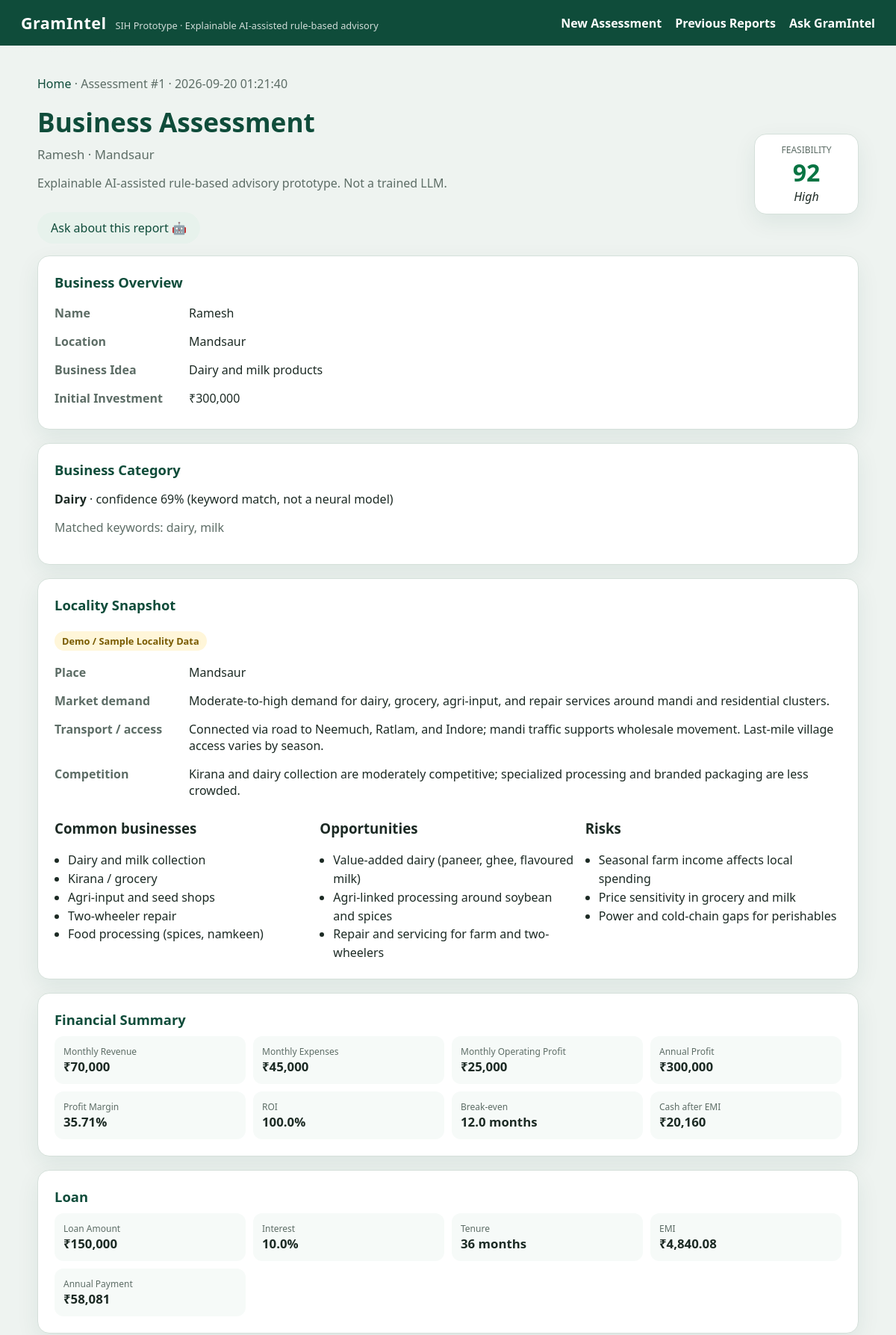
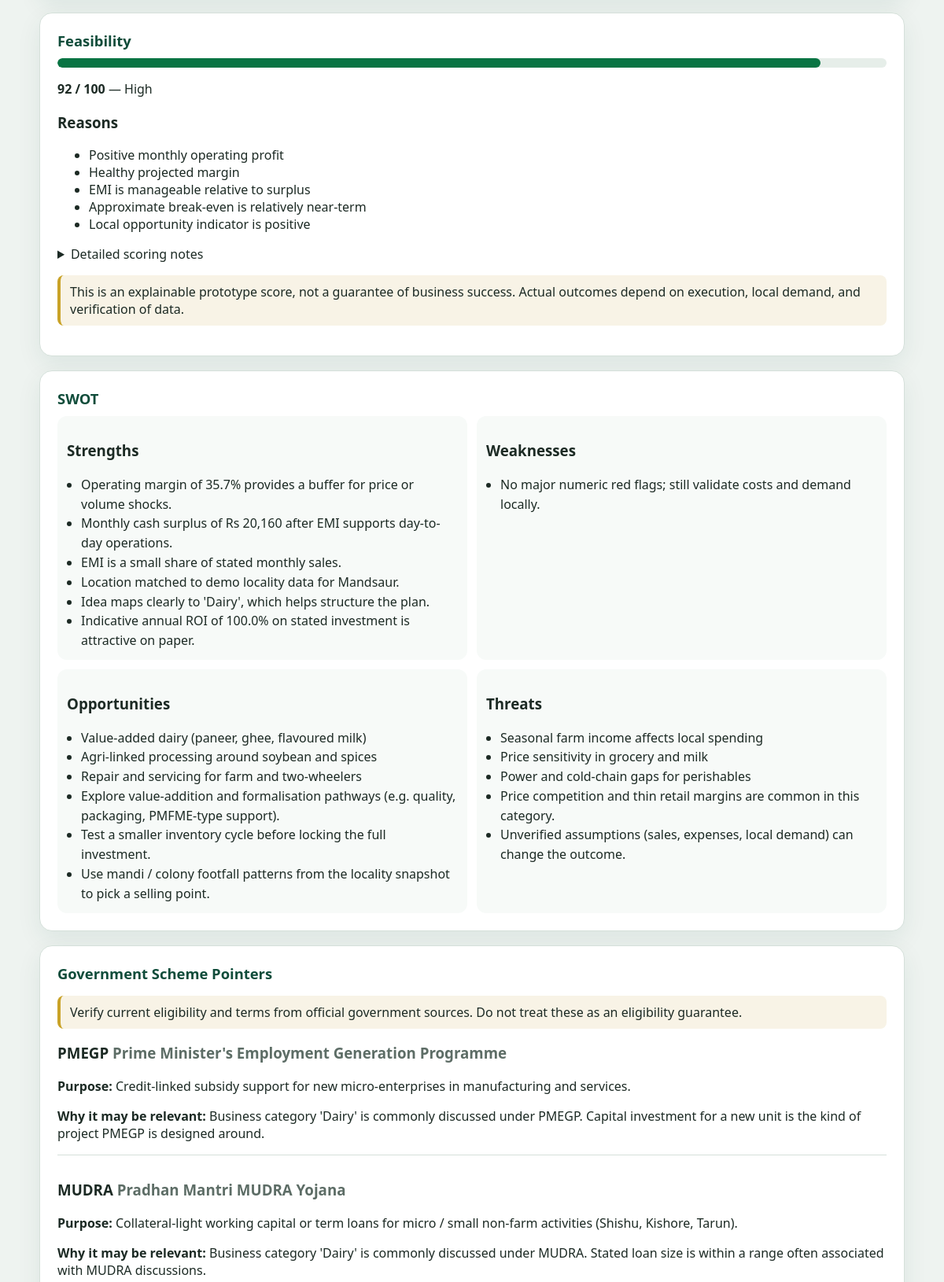
The page /report/1 (upper part) on the database its author committed (2 pictures, top to bottom).
### tables this page shows
CREATE TABLE reports (
            id INTEGER PRIMARY KEY AUTOINCREMENT,
            name TEXT,
            location TEXT,
            business_idea TEXT,
            category TEXT,
            investment REAL,
            monthly_sales REAL,
            monthly_expenses REAL,
            loan_amount REAL,
            interest_rate REAL,
            loan_tenure INTEGER,
            revenue REAL,
            profit REAL,
            profit_margin REAL,
            emi REAL,
            roi REAL,
            break_even REAL,
            feasibility_score INTEGER,
            feasibility_reasons TEXT,
            swot_data TEXT,
            recommendations TEXT,
            created_at TEXT
        );

### app.py (the view)
@app.route("/report/<int:report_id>")
def report(report_id):
    try:
        row = database.get_report(report_id)
        if not row:
            flash("Report not found. Please generate a business assessment first.")
            return redirect(url_for("reports"))
        return render_template("report.html", data=hydrate_report(row))
    except Exception:
        traceback.print_exc()
        flash("Could not open this report.")
        return redirect(url_for("reports"))

### app.py (called while the page is built)
def inputs_from_report(report):
    return {
        "investment": report["investment"],
        "monthly_sales": report["monthly_sales"],
        "monthly_expenses": report["monthly_expenses"],
        "loan_amount": report["loan_amount"],
        "interest_rate": report["interest_rate"],
        "loan_tenure": report["loan_tenure"],
    }

def hydrate_report(report):
    assessment = build_assessment({
        "name": report["name"],
        "location": report["location"],
        "business_idea": report["business_idea"],
        **inputs_from_report(report),
    })
    assessment["id"] = report["id"]
    assessment["created_at"] = report["created_at"]
    return assessment

### business_classifier.py (called while the page is built)
def classify_business(idea):
    text = (idea or "").strip().lower()
    if not text:
        return {"category": "Other", "confidence": 0.2, "matched_keywords": []}
    best_category = "Other"
    best_hits = []
    best_score = 0
    for category, keywords in CATEGORIES.items():
        hits = [kw for kw in keywords if kw in text]
        score = 0
        for kw in hits:
            score += 2 if " " in kw else 1
        if score > best_score:
            best_score = score
            best_category = category
            best_hits = hits
    if best_score == 0:
        return {"category": "Other", "confidence": 0.35, "matched_keywords": []}
    confidence = min(0.95, 0.45 + (best_score * 0.12))
    return {
        "category": best_category,
        "confidence": round(confidence, 2),
        "matched_keywords": best_hits,
    }

### database.py (called while the page is built)
def get_connection():
    os.makedirs(DATA_DIR, exist_ok=True)
    conn = sqlite3.connect(DB_PATH)
    conn.row_factory = sqlite3.Row
    return conn

def get_report(report_id):
    conn = get_connection()
    row = conn.execute("SELECT * FROM reports WHERE id = ?", (report_id,)).fetchone()
    conn.close()
    return dict(row) if row else None

### financial_engine.py (called while the page is built)
def _to_float(value, default=0.0):
    try:
        if value is None or value == "":
            return default
        if isinstance(value, str):
            value = value.replace(",", "").strip()
        number = float(value)
        if number != number:  # NaN
            return default
        if number == float("inf") or number == float("-inf"):
            return default
        return number
    except (TypeError, ValueError, OverflowError):
        return default

### templates/report.html (shortened to what this page needs)
{% extends "base.html" %}
{% block content %}
<p class="crumb"><a href="{{ url_for('index') }}">Home</a> · Assessment #{{ data.id }} · {{ data.created_at }}</p>
<header class="report-head">
    <div>
        <h1>Business Assessment</h1>
        <p class="subtitle">{{ data.name }} · {{ data.location }}</p>
        <p class="muted">Explainable AI-assisted rule-based advisory prototype. Not a trained LLM.</p>
        <button type="button" class="btn secondary" id="open-chat-heading">Ask about this report 🤖</button>
    </div>
    <div class="score-chip {{ data.feasibility.feasibility_band|lower }}">
        <span>Feasibility</span>
        <strong>{{ data.feasibility.feasibility_score }}</strong>
        <em>{{ data.feasibility.status }}</em>
    </div>
</header>
<section class="card">
    <h2>Business Overview</h2>
    <table class="kv">
        <tr><th>Name</th><td>{{ data.name }}</td></tr>
        <tr><th>Location</th><td>{{ data.location }}</td></tr>
        <tr><th>Business Idea</th><td>{{ data.business_idea }}</td></tr>
        <tr><th>Initial Investment</th><td>₹{{ "{:,.0f}".format(data.financials.investment) }}</td></tr>
    </table>
</section>
<section class="card">
    <h2>Business Category</h2>
    <p><strong>{{ data.classification.category }}</strong>
        · confidence {{ "%.0f"|format(data.classification.confidence * 100) }}%
        (keyword match, not a neural model)
    </p>
    {% if data.classification.matched_keywords %}
        <p class="muted">Matched keywords: {{ data.classification.matched_keywords|join(", ") }}</p>
    {% endif %}
</section>
<section class="card">
    <h2>Locality Snapshot</h2>
    <p class="badge">{{ data.locality.label }}</p>
    <table class="kv">
        <tr><th>Place</th><td>{{ data.locality.name }}{% if not data.locality.matched %} (unmatched — generic demo profile){% endif %}</td></tr>
        <tr><th>Market demand</th><td>{{ data.locality.market_demand }}</td></tr>
        <tr><th>Transport / access</th><td>{{ data.locality.transport_access }}</td></tr>
        <tr><th>Competition</th><td>{{ data.locality.competition }}</td></tr>
    </table>
    <div class="split">
        <div>
            <h3>Common businesses</h3>
            <ul>{% for item in data.locality.common_businesses %}<li>{{ item }}</li>{% endfor %}</ul>
        </div>
        <div>
            <h3>Opportunities</h3>
            <ul>{% for item in data.locality.opportunities %}<li>{{ item }}</li>{% endfor %}</ul>
        </div>
        <div>
            <h3>Risks</h3>
            <ul>{% for item in data.locality.risks %}<li>{{ item }}</li>{% endfor %}</ul>
        </div>
    </div>
</section>
<section class="card">
    <h2>Financial Summary</h2>
    <div class="metrics">
        <div class="metric"><span>Monthly Revenue</span><strong>₹{{ "{:,.0f}".format(data.financials.revenue) }}</strong></div>
        <div class="metric"><span>Monthly Expenses</span><strong>₹{{ "{:,.0f}".format(data.financials.monthly_expenses) }}</strong></div>
        <div class="metric"><span>Monthly Operating Profit</span><strong>₹{{ "{:,.0f}".format(data.financials.profit) }}</strong></div>
        <div class="metric"><span>Annual Profit</span><strong>₹{{ "{:,.0f}".format(data.financials.annual_profit) }}</strong></div>
        <div class="metric"><span>Profit Margin</span><strong>{{ data.financials.profit_margin }}%</strong></div>
        <div class="metric"><span>ROI</span><strong>{{ data.financials.roi }}%</strong></div>
        <div class="metric"><span>Break-even</span><strong>
            {% if data.financials.break_even %}{{ data.financials.break_even }} months
            {% else %}Not reachable with current profit{% endif %}
        </strong></div>
        <div class="metric"><span>Cash after EMI</span><strong>₹{{ "{:,.0f}".format(data.financials.monthly_cash_surplus) }}</strong></div>
    </div>
</section>
<section class="card">
    <h2>Loan</h2>
    <div class="metrics">
        <div class="metric"><span>Loan Amount</span><strong>₹{{ "{:,.0f}".format(data.financials.loan_amount) }}</strong></div>
        <div class="metric"><span>Interest</span><strong>{{ data.financials.interest_rate }}%</strong></div>
        <div class="metric"><span>Tenure</span><strong>{{ data.financials.loan_tenure }} months</strong></div>
        <div class="metric"><span>EMI</span><strong>₹{{ "{:,.2f}".format(data.financials.emi) }}</strong></div>
        <div class="metric"><span>Annual Payment</span><strong>₹{{ "{:,.0f}".format(data.financials.annual_loan_payment) }}</strong></div>
    </div>
</section>
<section class="card">
    <h2>Feasibility</h2>
    <div class="progress"><div class="bar band-{{ data.feasibility.feasibility_band|lower }}" style="width: {{ data.feasibility.feasibility_score }}%"></div></div>
    <p><strong>{{ data.feasibility.feasibility_score }} / 100</strong> — {{ data.feasibility.status }}</p>
    <h3>Reasons</h3>
    <ul>
        {% for reason in data.feasibility.display_reasons %}
            <li>{{ reason }}</li>
        {% endfor %}
    </ul>
    <details>
        <summary>Detailed scoring notes</summary>
    </details>
    <p class="disclaimer">{{ data.feasibility.disclaimer }}</p>
</section>
<section class="card">
    <h2>SWOT</h2>
    <div class="swot">
        <div><h3>Strengths</h3><ul>{% for item in data.swot.strengths %}<li>{{ item }}</li>{% endfor %}</ul></div>
        <div><h3>Weaknesses</h3><ul>{% for item in data.swot.weaknesses %}<li>{{ item }}</li>{% endfor %}</ul></div>
        <div><h3>Opportunities</h3><ul>{% for item in data.swot.opportunities %}<li>{{ item }}</li>{% endfor %}</ul></div>
        <div><h3>Threats</h3><ul>{% for item in data.swot.threats %}<li>{{ item }}</li>{% endfor %}</ul></div>
    </div>
</section>
<section class="card">
    <h2>Government Scheme Pointers</h2>
    <p class="disclaimer">{{ data.scheme_disclaimer }} Do not treat these as an eligibility guarantee.</p>
    <div class="scheme-list">
        {% for s in data.schemes %}
            <article class="scheme">
                <h3>{{ s.scheme }} <span class="muted">{{ s.full_name }}</span></h3>
                <p><strong>Purpose:</strong> {{ s.purpose }}</p>
                <p><strong>Why it may be relevant:</strong> {{ s.why_relevant }}</p>
            </article>
        {% endfor %}
    </div>
</section>
{% endblock %}

### static/style.css (style rules this page uses)
:root { --green: #0f4c3a; --green-2: #1a6b52; --gold: #c9a227; --bg: #eef3f0; --card: #ffffff; --ink: #1c2a24; --muted: #5d6d66; --line: #d5e0da; --low: #b42318; --mid: #b54708; --high: #087443; --radius: 16px; --shadow: 0 10px 30px rgba(15, 76, 58, 0.08); }
* { box-sizing: border-box; }
html, body { margin: 0; padding: 0; }
body { font-family: "Segoe UI", system-ui, -apple-system, sans-serif; background: radial-gradient(1200px 500px at 10% -10%, #dceee6, transparent), var(--bg); color: var(--ink); min-height: 100vh; display: flex; flex-direction: column; }
a { color: var(--green); text-decoration: none; }
.hero h1, .report-head h1 { margin: 0; font-size: 2.2rem; color: var(--green); }
.subtitle { margin: 8px 0 0; color: var(--muted); font-size: 1.05rem; }
.card { background: var(--card); border-radius: var(--radius); padding: 22px; box-shadow: var(--shadow); border: 1px solid var(--line); margin-bottom: 18px; }
.card h2 { margin: 0 0 10px; font-size: 1.15rem; color: var(--green); }
.muted { color: var(--muted); }
.disclaimer { background: #f8f3e6; border-left: 4px solid var(--gold); padding: 10px 12px; border-radius: 8px; }
.btn { border: 0; border-radius: 999px; padding: 10px 18px; font-weight: 700; cursor: pointer; font: inherit; display: inline-block; text-align: center; }
.btn.secondary { background: #e7f2ec; color: var(--green); }
.report-head { display: flex; justify-content: space-between; gap: 16px; align-items: center; margin-bottom: 16px; flex-wrap: wrap; }
.score-chip { min-width: 140px; text-align: center; background: #fff; border-radius: 16px; padding: 12px 18px; border: 1px solid var(--line); box-shadow: var(--shadow); }
.score-chip span { display: block; font-size: 0.75rem; color: var(--muted); text-transform: uppercase; }
.score-chip strong { font-size: 2rem; display: block; }
.score-chip.high strong { color: var(--high); }
.kv { width: 100%; border-collapse: collapse; }
.kv th { text-align: left; width: 180px; color: var(--muted); padding: 8px 8px 8px 0; vertical-align: top; }
.kv td { padding: 8px 0; }
.badge { display: inline-block; background: #fff6d9; color: #7a5b00; border-radius: 999px; padding: 4px 10px; font-size: 0.8rem; font-weight: 700; margin-bottom: 10px; }
.split { display: grid; grid-template-columns: repeat(3, 1fr); gap: 12px; }
.split ul, .swot ul, .recs { margin: 8px 0 0; padding-left: 18px; line-height: 1.55; }
.metrics { display: grid; grid-template-columns: repeat(4, 1fr); gap: 10px; }
.metric { background: #f6faf8; border-radius: 12px; padding: 12px; }
.metric span { display: block; font-size: 0.75rem; color: var(--muted); }
.metric strong { font-size: 1.05rem; }
.progress { height: 12px; background: #e6eee9; border-radius: 999px; overflow: hidden; margin: 8px 0 12px; }
.bar { height: 100%; border-radius: 999px; }
.bar.band-high { background: var(--high); }
.swot { display: grid; grid-template-columns: 1fr 1fr; gap: 12px; }
.swot > div { background: #f7faf8; border-radius: 12px; padding: 12px; }
.scheme { border-top: 1px solid var(--line); padding-top: 12px; margin-top: 12px; }
.scheme:first-child { border-top: 0; margin-top: 0; padding-top: 0; }
.crumb { color: var(--muted); }
.report-head .btn { margin-top: 12px; }

### rows shown on the page
reports: id "1", created_at "2026-09-20 01:21:40", name "Ramesh", location "Mandsaur", business_idea "Dairy and milk products", classification.category "Dairy", locality.name "Mandsaur"

### other values the page prints
{{ data.feasibility.feasibility_score }} "92"
{{ data.feasibility.status }} "High"
{{ "{:,.0f}".format(data.financials.investment) }} "300,000"
{{ "%.0f"|format(data.classification.confidence * 100) }} "69"
{{ data.classification.matched_keywords|join(", ") }} "dairy, milk"
{{ data.locality.label }} "Demo / Sample Locality Data"
{{ data.locality.market_demand }} "Moderate-to-high demand for dairy, grocery, agri-input, and repair services around mandi and residential clusters."
{{ data.locality.transport_access }} "Connected via road to Neemuch, Ratlam, and Indore; mandi traffic supports wholesale movement. Last-mile village access varies by season."
{{ data.locality.competition }} "Kirana and dairy collection are moderately competitive; specialized processing and branded packaging are less crowded."
{{ item }} "Dairy and milk collection" "Kirana / grocery" "Agri-input and seed shops" "Two-wheeler repair" "Food processing (spices, namkeen)"
{{ item }} "Value-added dairy (paneer, ghee, flavoured milk)" "Agri-linked processing around soybean and spices" "Repair and servicing for farm and two-wheelers"
{{ item }} "Seasonal farm income affects local spending" "Price sensitivity in grocery and milk" "Power and cold-chain gaps for perishables"
{{ "{:,.0f}".format(data.financials.revenue) }} "70,000"
{{ "{:,.0f}".format(data.financials.monthly_expenses) }} "45,000"
{{ "{:,.0f}".format(data.financials.profit) }} "25,000"
